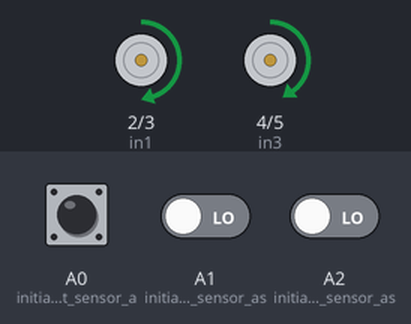
Recording of a sketch running on a simulated Arduino Uno, built with avr-gcc and run on an emulated ATmega328P. On the bench: motor-driver pin pairs drawn as motors (green arrow = first pin HIGH = forward, orange = second pin HIGH = backward, longer = more drive, scaled by the enable pin). The test bench sets the inputs (shaded band); at power-on: A0 (initialize_Right_sensor_a) LOW, A2 (initialize_Left_sensor_as) LOW, A1 (initialize_Mid_sensor_as) LOW.

Above: at 1.2 s.
1.3 s: A0 (initialize_Right_sensor_a) driven HIGH
At 1.9 s:
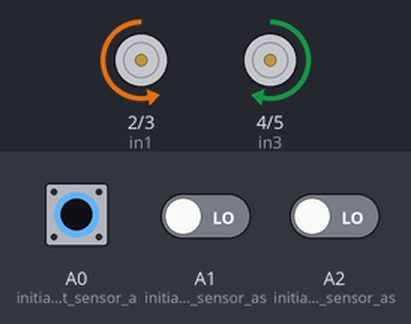
2.8 s: A0 (initialize_Right_sensor_a) driven LOW
At 4.0 s:
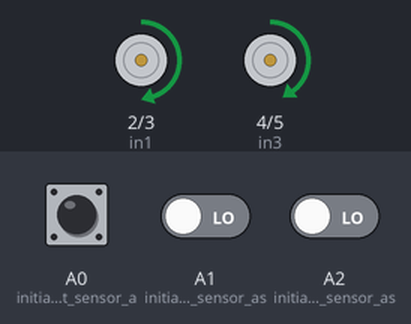
4.3 s: A2 (initialize_Left_sensor_as) driven HIGH
At 5.3 s:
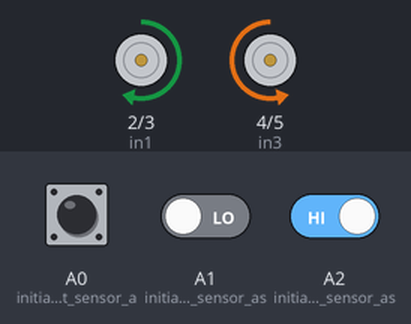
5.8 s: A2 (initialize_Left_sensor_as) driven LOW
At 6.5 s:
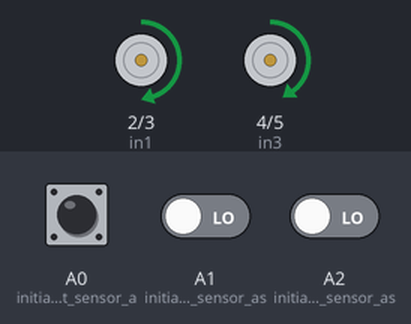
7.3 s: A0 (initialize_Right_sensor_a) driven HIGH and A1 (initialize_Mid_sensor_as) driven HIGH and A2 (initialize_Left_sensor_as) driven HIGH
At 7.6 s:
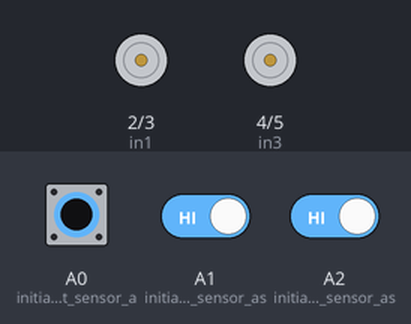
8.8 s: A0 (initialize_Right_sensor_a) pulsed LOW 2 times (0.12 s each, 0.3 s apart)
At 9.01 s:
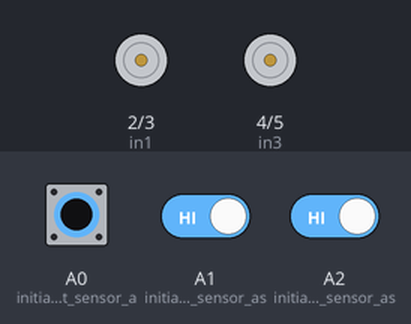
Timing chart, 0 to 11.8 s (numbered marks = the images above; inputs shaded):
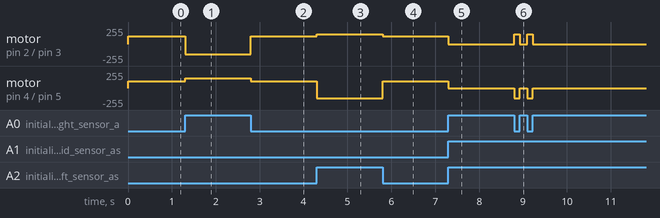

Measured:
- after the input at 1.3 s, motor on pin 2 (in1) / pin 3 (in2): forward 120/255 → backward 150/255 at once; motor on pin 4 (in3) / pin 5 (in4): forward 100/255 → forward 150/255 at once
- after the input at 2.8 s, motor on pin 2 (in1) / pin 3 (in2): backward 150/255 → forward 120/255 at once; motor on pin 4 (in3) / pin 5 (in4): forward 150/255 → forward 100/255 at once
- after the input at 4.3 s, motor on pin 2 (in1) / pin 3 (in2): forward 120/255 → forward 150/255 at once; motor on pin 4 (in3) / pin 5 (in4): forward 100/255 → backward 150/255 at once
- after the input at 5.8 s, motor on pin 2 (in1) / pin 3 (in2): forward 150/255 → forward 120/255 at once; motor on pin 4 (in3) / pin 5 (in4): backward 150/255 → forward 100/255 at once
- after the input at 7.3 s, motor on pin 2 (in1) / pin 3 (in2): forward 120/255 → stopped at once; motor on pin 4 (in3) / pin 5 (in4): forward 100/255 → stopped at once
- after the input at 8.8 s, motor on pin 2 (in1) / pin 3 (in2): alternates forward 150/255 for 0.12 s and stopped for 0.18 s, 4 changes in all, then stays stopped, starting at once; motor on pin 4 (in3) / pin 5 (in4): alternates backward 150/255 for 0.12 s and stopped for 0.18 s, 4 changes in all, then stays stopped, starting at once

The sketch:

robot_do_line.ino
```cpp
#define in1 2
#define in2 3
#define in3 4
#define in4 5
#define enA 6
#define enB 11


 int M1_Speed = 120; // speed of motor 1
 int M2_Speed = 100; // speed of motor 2
 int LeftRotationSpeed = 150;  // Left Rotation Speed
 int RightRotationSpeed = 150; // Right Rotation Speed


 void setup() {

  pinMode(in1,OUTPUT);
  pinMode(in2,OUTPUT);
  pinMode(in3,OUTPUT);
  pinMode(in4,OUTPUT);

    pinMode(enA,OUTPUT);
    pinMode(enB,OUTPUT);

      pinMode(A2, INPUT); // initialize Left sensor as an input
      pinMode(A1, INPUT); // initialize Mid sensor as an input
      pinMode(A0, INPUT); // initialize Right sensor as an input

}

void loop() {

  int LEFT_SENSOR = digitalRead(A0);
  int MID_SENSOR = digitalRead(A1);
  int RIGHT_SENSOR = digitalRead(A2);
  int RIGHT_SIDE = RIGHT_SENSOR + MID_SENSOR;
  int LEFT_SIDE = LEFT_SENSOR + MID_SENSOR;

if(RIGHT_SIDE == LEFT_SIDE) {
    if(RIGHT_SIDE == 2) {
      Stop();
    } else {
      forward(); //FORWARD
    }
}

  else if(LEFT_SIDE > RIGHT_SIDE) {
    left(); //Move Right
 }

  else if(RIGHT_SIDE > LEFT_SIDE) {
    right(); //Move Left
  }
}


void forward()
{
            digitalWrite(in1, HIGH);
            digitalWrite(in2, LOW);
            digitalWrite(in3, HIGH);
            digitalWrite(in4, LOW);

                analogWrite(enA, M1_Speed);
                analogWrite(enB, M2_Speed);
}

void backward()
{
            digitalWrite(in1, LOW);
            digitalWrite(in2, HIGH);
            digitalWrite(in3, LOW);
            digitalWrite(in4, HIGH);

                analogWrite(enA, M1_Speed);
                analogWrite(enB, M2_Speed);
}

void right()
{
            digitalWrite(in1, HIGH);
            digitalWrite(in2, LOW);
            digitalWrite(in3, LOW);
            digitalWrite(in4, HIGH);

                analogWrite(enA, LeftRotationSpeed);
                analogWrite(enB, RightRotationSpeed);
}

void left()
{
            digitalWrite(in1, LOW);
            digitalWrite(in2, HIGH);
            digitalWrite(in3, HIGH);
            digitalWrite(in4, LOW);

                analogWrite(enA, LeftRotationSpeed);
                analogWrite(enB, RightRotationSpeed);
}

void Stop()
{
            digitalWrite(in1, LOW);
            digitalWrite(in2, LOW);
            digitalWrite(in3, LOW);
            digitalWrite(in4, LOW);
}
```
